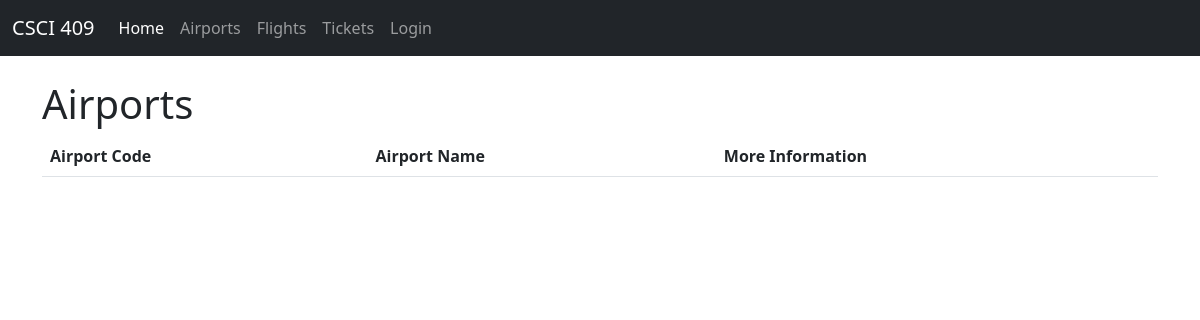
/, run on an earlier commit of the app's database.
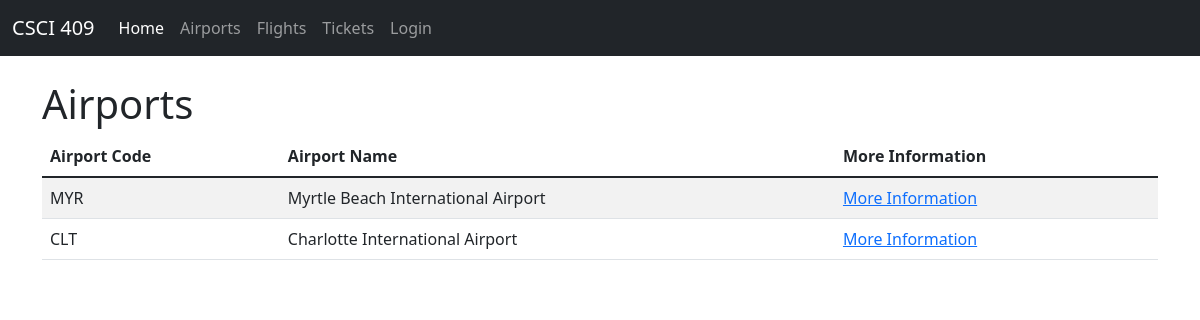
And on a later commit of the database.
### airports/models.py (models this page shows)
class Airport(models.Model):
    name = models.CharField(max_length=255)
    airport_code = models.CharField(max_length=3)
    address = models.CharField(max_length=255)
    city = models.CharField(max_length=255)
    state = models.CharField(max_length=2)
    zipcode = models.CharField(max_length=5)
    is_open = models.BooleanField()

### airports/views.py (the view)
# urls.py: path('', airports.views.index),
def index(request):
    airports = Airport.objects.all()
    context = {'airports': airports}
    return render(request, 'airports/index.html', context)

### airports/templates/airports/index.html
{% extends 'base.html' %}
{% block content %}
<h1>Airports</h1>
<table class="table table-striped">
    <thead>
        <tr>
            <th scope="col">Airport Code</th>
            <th scope="col">Airport Name</th>
            <th scope="col">More Information</th>
        </tr>
    </thead>
    <tbody>
        {% for airport in airports %}
            <tr>
                <td>{{ airport.airport_code }}</td>
                <td>{{ airport.name }}</td>
                <td><a href="/airports/{{ airport.airport_code }}">More Information</a></td>
            </tr>
        {% endfor %}
    </tbody>
</table>
{% endblock %}

What changed in the data, as far as the page shows it:
added Airport: airport_code "MYR", name "Myrtle Beach International Airport"
added Airport: airport_code "CLT", name "Charlotte International Airport"
